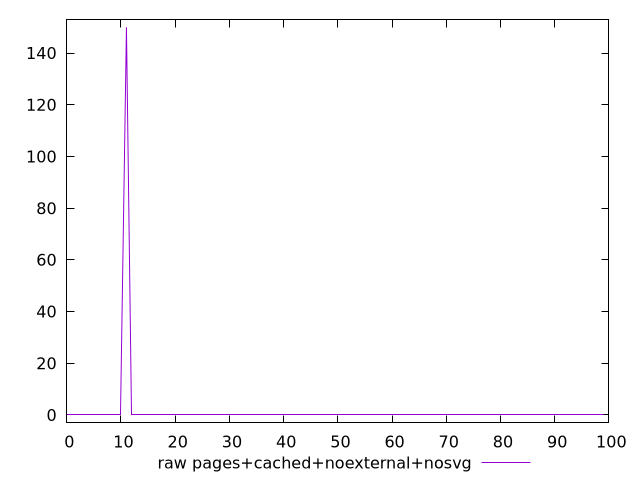

The script that saved this image:
$_rawPagesCachedNoexternalNosvg <<EOF
0
0
0
0
0
0
0
0
0
0
0
150
0
0
0
0
0
0
0
0
0
0
0
0
0
0
0
0
0
0
0
0
0
0
0
0
0
0
0
0
0
0
0
0
0
0
0
0
0
0
0
0
0
0
0
0
0
0
0
0
0
0
0
0
0
0
0
0
0
0
0
0
0
0
0
0
0
0
0
0
0
0
0
0
0
0
0
0
0
0
0
0
0
0
0
0
0
0
0
0
EOF
set key outside below
set terminal pngcairo
set output "report_00004_2020-11-02T20-21-41.718Z/unminified-javascript/pages+cached+noexternal+nosvg//raw.png"
set yrange [-3:153]
plot $_rawPagesCachedNoexternalNosvg title "raw pages+cached+noexternal+nosvg" with line ,
